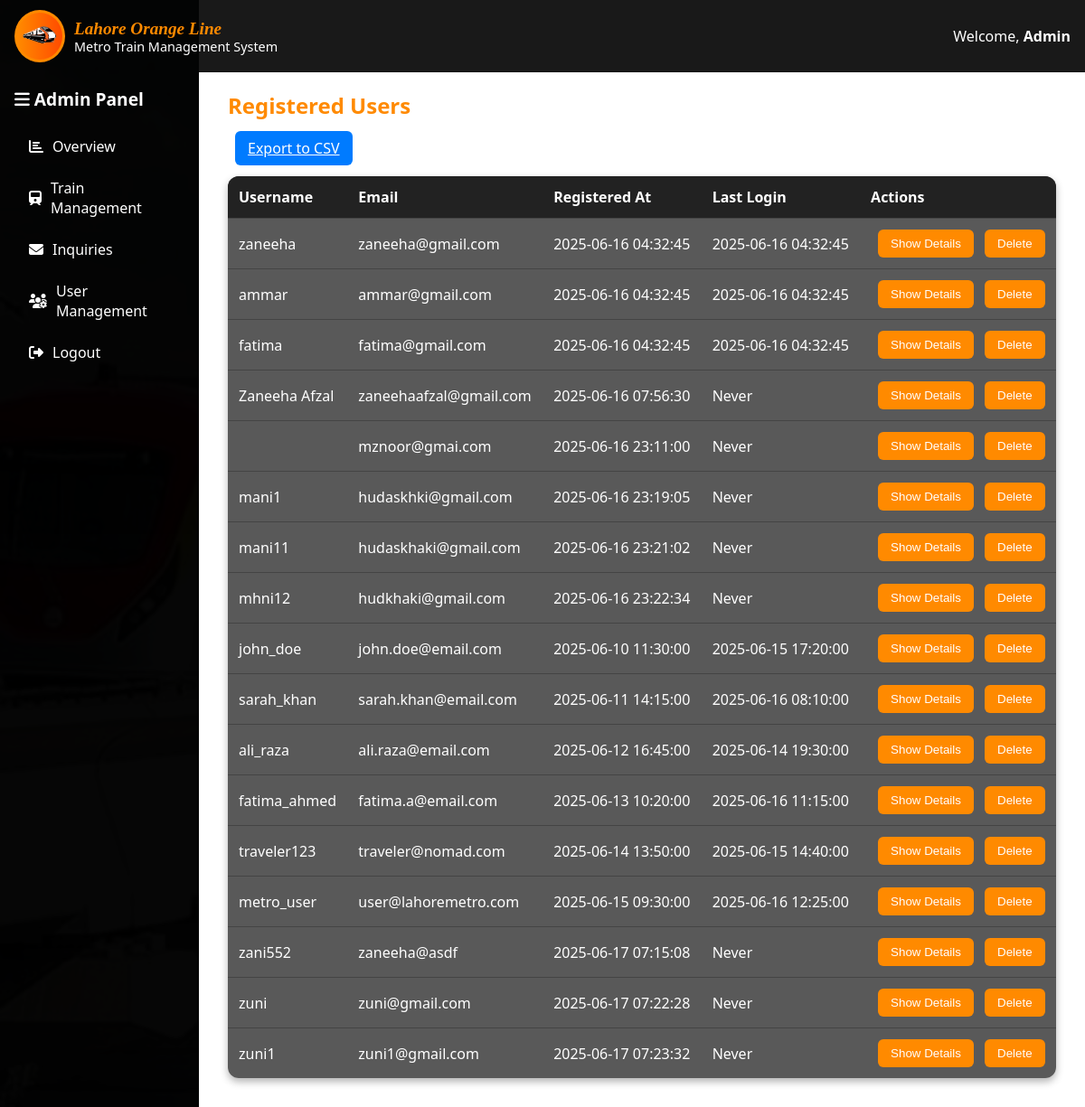
Before: /user_management.php with the older database file.
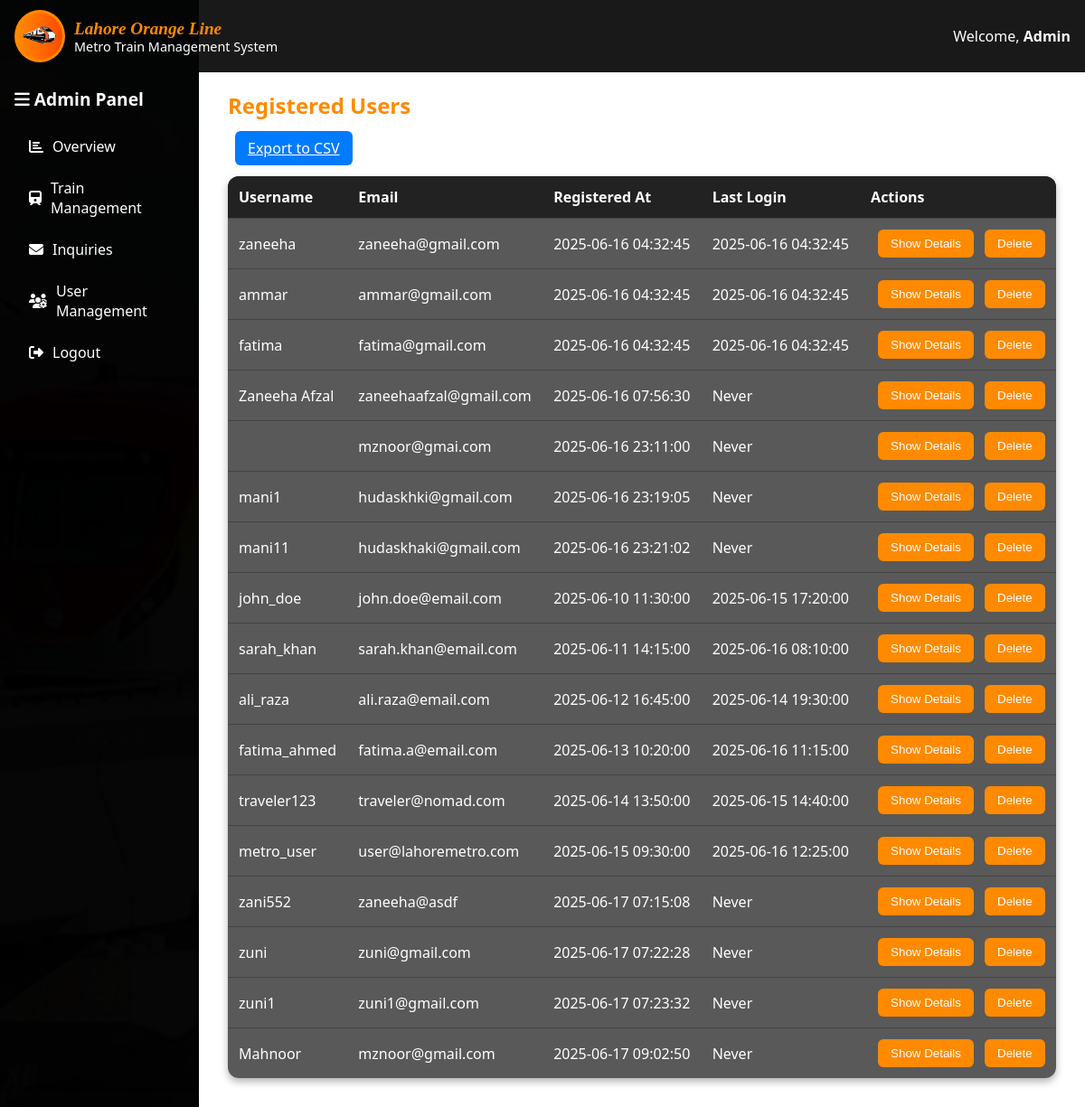
After: the same page with the newer database file.
### tables this page shows
CREATE TABLE users (
    user_id INTEGER PRIMARY KEY AUTOINCREMENT,
    username TEXT NOT NULL UNIQUE,
    password TEXT NOT NULL,
    email TEXT NOT NULL UNIQUE,
    role TEXT NOT NULL DEFAULT 'user' CHECK (role IN ('admin', 'user')),
    created_at TIMESTAMP DEFAULT CURRENT_TIMESTAMP,
    last_login DATETIME
);

### user_management.php (the view, shortened to what this page needs)
<?php
$pdo = require 'data/db_connect.php';
$stmt = $pdo->prepare("SELECT * FROM users WHERE role = 'user'");
$stmt->execute();
$users = $stmt->fetchAll(PDO::FETCH_ASSOC);
?>
<!DOCTYPE html>
<html lang="en">
<head>
    <link rel="stylesheet" href="css/admin_dashboard.css">
    <link rel="stylesheet" href="https://cdnjs.cloudflare.com/ajax/libs/font-awesome/6.5.0/css/all.min.css" />
</head>
<body>
<section class="hero-section">
    <nav class="navbar">
        <div class="logo-wrapper">
            <div class="logo-box">
                <img src="css/images/logo (2).png" alt="Logo" class="logo-image">
            </div>
            <div class="text-box">
                <div class="main-title">Lahore Orange Line</div>
                <div class="sub-title">Metro Train Management System</div>
            </div>
        </div>
        <div class="welcome-message">
            <span>Welcome,</span> <strong>Admin</strong>
        </div>
    </nav>
    <aside class="sidebar">
        <h3><i class="fas fa-bars"></i> Admin Panel</h3>
        <ul>
            <li><a href="admin_dashboard.php"><i class="fas fa-chart-bar"></i> Overview</a></li>
            <li><a href="train_management.php"><i class="fas fa-train"></i> Train Management</a></li>
            <li><a href="inquiries.php"><i class="fas fa-envelope"></i> Inquiries</a></li>
            <li><a href="user_management.php"><i class="fas fa-users-cog"></i> User Management</a></li>
            <li><a href="admin_logout.php"><i class="fas fa-sign-out-alt"></i> Logout</a></li>
        </ul>
  </aside>
    <div class="dashboard-content">
        <h2 style="color: #ff8a00; margin-bottom: 20px;">Registered Users</h2>
        <div class="export-btn">
            <a href="export_users.php" class="action-btn" style="background: #007bff;">Export to CSV</a>
        </div>
        <table style="width: 100%; border-collapse: collapse; background: rgba(0, 0, 0, 0.65); color: white; border-radius: 12px; overflow: hidden; box-shadow: 0 4px 8px rgba(0, 0, 0, 0.3);">
    <thead style="background-color: #222;">
        <tr>
            <th style="padding: 12px; text-align: left;">Username</th>
            <th style="padding: 12px; text-align: left;">Email</th>
            <th style="padding: 12px; text-align: left;">Registered At</th>
            <th style="padding: 12px; text-align: left;">Last Login</th>
            <th style="padding: 12px; text-align: left;">Actions</th>
        </tr>
    </thead>
    <tbody>
        <?php foreach ($users as $user): ?>
            <tr style="border-top: 1px solid #444;">
                <td style="padding: 12px;"><?php echo htmlspecialchars($user['username']); ?></td>
                <td style="padding: 12px;"><?php echo htmlspecialchars($user['email']); ?></td>
                <td style="padding: 12px;"><?php echo htmlspecialchars($user['created_at']); ?></td>
                <td style="padding: 12px;"><?php echo $user['last_login'] ?? 'Never'; ?></td>
                <td style="padding: 12px;">
                    <button class="action-btn show-detail"
                            data-username="<?php echo htmlspecialchars($user['username']); ?>"
                            data-email="<?php echo htmlspecialchars($user['email']); ?>"
                            data-created="<?php echo htmlspecialchars($user['created_at']); ?>"
                            data-login="<?php echo $user['last_login'] ?? 'Never'; ?>">
                        Show Details
                    </button>
                    <form method="POST" style="display:inline;">
                        <button type="submit" class="action-btn" onclick="return confirm('Are you sure?')">Delete</button>
                    </form>
                </td>
            </tr>
        <?php endforeach; ?>
    </tbody>
</table>
    </div>
</section>
</body>
</html>

### css/admin_dashboard.css (style rules this page uses)
* { margin: 0; padding: 0; box-sizing: border-box; }
body, html { height: 100%; font-family: 'Segoe UI', sans-serif; }
.hero-section { background: url('/css/images/train1.jpg') no-repeat center center/cover; height: 100vh; position: relative; overflow: hidden; }
.navbar { display: flex; justify-content: space-between; align-items: center; background-color: rgba(0, 0, 0, 0.9); color: white; padding: 0 1rem; height: 80px; position: fixed; top: 0; left: 0; right: 0; z-index: 1000; }
.logo-wrapper { display: flex; align-items: center; gap: 10px; }
.logo-box { border: 3px solid #ff8a00; border-radius: 50%; padding: 5px; background: linear-gradient(to right, #ff8a00, #ff4b00); }
.logo-image { width: 40px; height: 37px; object-fit: contain; }
.text-box { line-height: 1.2; }
.main-title { font-size: 1.2rem; font-weight: bold; color: #ff8a00; font-style: italic; font-family: Georgia, serif; }
.sub-title { font-size: 0.9rem; color: white; font-weight: 500; }
.welcome-message { font-size: 1rem; font-weight: 500; color: white; }
.sidebar { background-color: rgba(0, 0, 0, 0.9); color: white; padding: 1rem; width: 220px; position: fixed; top: 80px; bottom: 0; left: 0; overflow-y: auto; z-index: 999; }
.sidebar h3 { margin-bottom: 1rem; font-size: 1.2rem; }
.sidebar ul { list-style: none; }
.sidebar ul li { padding: 12px; font-size: 1rem; cursor: pointer; display: flex; align-items: center; gap: 10px; transition: background 0.3s ease, transform 0.2s ease; border-left: 4px solid transparent; }
.dashboard-content { margin-left: 220px; padding: 2rem; padding-top: 100px; min-height: 100vh; background: white; color: #333; position: relative; z-index: 2; }
.sidebar ul li a { color: inherit; text-decoration: none; display: flex; align-items: center; gap: 10px; width: 100%; }

### user_management.php (style rules this page uses)
body { margin: 0; font-family: 'Segoe UI', Tahoma, Geneva, Verdana, sans-serif; background: #f2f2f2; }
.action-btn { background-color: #ff8a00; color: white; padding: 8px 14px; border: none; border-radius: 6px; cursor: pointer; margin-left: 8px; transition: background-color 0.3s ease; }
.export-btn { margin-bottom: 20px; display: inline-block; }
.dashboard-content { margin-left: 220px; padding: 2rem; padding-top: 100px; height: calc(100vh - 2px); overflow-y: auto; overflow-x: hidden; background: white; color: #333; position: relative; z-index: 2; }

Changed rows visible on the page:
removed users: username "mhni12", email "hudkhaki@gmail.com", created_at "2025-06-16 23:22:34", last_login "Never"
added users: username "Mahnoor", email "mznoor@gmail.com", created_at "2025-06-17 09:02:50", last_login "Never"
